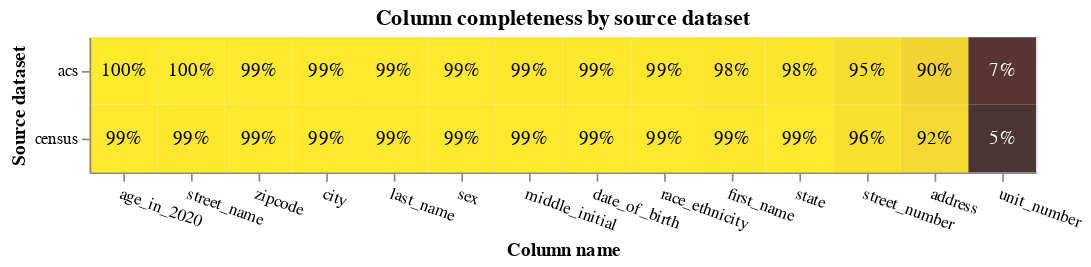

Notebook cell for this chart:
### Markdown cell above
It's usually a good idea to perform exploratory analysis on your data so you understand what's in each column and how often it's missing.

### Code cell
from splink import DuckDBAPI
from splink.exploratory import completeness_chart

completeness_chart(
    dfs,
    db_api=DuckDBAPI(),
    table_names_for_chart=["census", "acs"],
    cols=[
        "age_in_2020",
        "last_name",
        "sex",
        "middle_initial",
        "date_of_birth",
        "race_ethnicity",
        "first_name",
        "address",
        "street_number",
        "street_name",
        "unit_number",
        "city",
        "state",
        "zipcode",
    ],
)

### Figure 1 — Vega-Lite specification as saved in the notebook (floating-point values rounded to 4 significant figures)
{"config": {"view": {"continuousWidth": 400, "continuousHeight": 300}}, "layer": [{"mark": "rect", "encoding": {"color": {"field": "completeness", "legend": null, "scale": {"scheme": "darkred", "zero": true}, "type": "quantitative"}, "tooltip": [{"field": "source_dataset", "title": "Source dataset", "type": "nominal"}, {"field": "total_rows_inc_nulls", "format": ",", "title": "# of records", "type": "quantitative"}, {"field": "column_name", "title": "Column name", "type": "nominal"}, {"field": "total_null_rows", "format": ",", "title": "# of nulls", "type": "quantitative"}, {"field": "completeness", "format": ".1%", "type": "quantitative"}], "x": {"axis": {"labelAngle": 20}, "field": "column_name", "sort": {"field": "mean_comp", "order": "descending"}, "title": "Column name", "type": "nominal"}, "y": {"field": "source_dataset", "title": "Source dataset", "type": "nominal"}}, "title": "Column completeness by source dataset", "transform": [{"joinaggregate": [{"op": "mean", "field": "completeness", "as": "mean_comp"}], "groupby": ["column_name"]}]}, {"mark": {"type": "text"}, "encoding": {"color": {"condition": {"test": "datum['completeness'] < 0.5", "value": "white"}, "value": "black"}, "text": {"field": "completeness", "format": ".0%", "type": "quantitative"}, "x": {"axis": {"labelAngle": 0}, "field": "column_name", "sort": {"field": "mean_comp", "order": "descending"}, "type": "nominal"}, "y": {"field": "source_dataset", "type": "nominal"}}, "transform": [{"joinaggregate": [{"op": "mean", "field": "completeness", "as": "mean_comp"}], "groupby": ["column_name"]}]}], "data": {"name": "data-0652f7dfa9e8df75b32cc49b005b15f0"}, "height": {"step": 40}, "width": {"step": 40}, "$schema": "https://vega.github.io/schema/vega-lite/v5.9.3.json", "datasets": {"data-0652f7dfa9e8df75b32cc49b005b15f0": [{"source_dataset": "census", "column_name": "age_in_2020", "total_null_rows": 108, "total_rows_inc_nulls": 10231, "completeness": 0.9894}, {"source_dataset": "acs", "column_name": "age_in_2020", "total_null_rows": 0, "total_rows_inc_nulls": 201, "completeness": 1.0}, {"source_dataset": "census", "column_name": "last_name", "total_null_rows": 105, "total_rows_inc_nulls": 10231, "completeness": 0.9897}, {"source_dataset": "acs", "column_name": "last_name", "total_null_rows": 2, "total_rows_inc_nulls": 201, "completeness": 0.99}, {"source_dataset": "census", "column_name": "sex", "total_null_rows": 109, "total_rows_inc_nulls": 10231, "completeness": 0.9893}, {"source_dataset": "acs", "column_name": "sex", "total_null_rows": 2, "total_rows_inc_nulls": 201, "completeness": 0.99}, {"source_dataset": "census", "column_name": "middle_initial", "total_null_rows": 98, "total_rows_inc_nulls": 10231, "completeness": 0.9904}, {"source_dataset": "acs", "column_name": "middle_initial", "total_null_rows": 3, "total_rows_inc_nulls": 201, "completeness": 0.9851}, {"source_dataset": "census", "column_name": "date_of_birth", "total_null_rows": 99, "total_rows_inc_nulls": 10231, "completeness": 0.9903}, {"source_dataset": "acs", "column_name": "date_of_birth", "total_null_rows": 3, "total_rows_inc_nulls": 201, "completeness": 0.9851}, {"source_dataset": "census", "column_name": "race_ethnicity", "total_null_rows": 99, "total_rows_inc_nulls": 10231, "completeness": 0.9903}, {"source_dataset": "acs", "column_name": "race_ethnicity", "total_null_rows": 3, "total_rows_inc_nulls": 201, "completeness": 0.9851}, {"source_dataset": "census", "column_name": "first_name", "total_null_rows": 125, "total_rows_inc_nulls": 10231, "completeness": 0.9878}, {"source_dataset": "acs", "column_name": "first_name", "total_null_rows": 4, "total_rows_inc_nulls": 201, "completeness": 0.9801}, {"source_dataset": "census", "column_name": "address", "total_null_rows": 825, "total_rows_inc_nulls": 10231, "completeness": 0.9194}, {"source_dataset": "acs", "column_name": "address", "total_null_rows": 21, "total_rows_inc_nulls": 201, "completeness": 0.8955}, {"source_dataset": "census", "column_name": "street_number", "total_null_rows": 443, "total_rows_inc_nulls": 10231, "completeness": 0.9567}, {"source_dataset": "acs", "column_name": "street_number", "total_null_rows": 11, "total_rows_inc_nulls": 201, "completeness": 0.9453}, {"source_dataset": "census", "column_name": "street_name", "total_null_rows": 113, "total_rows_inc_nulls": 10231, "completeness": 0.989}, {"source_dataset": "acs", "column_name": "street_name", "total_null_rows": 1, "total_rows_inc_nulls": 201, "completeness": 0.995}, {"source_dataset": "census", "column_name": "unit_number", "total_null_rows": 9741, "total_rows_inc_nulls": 10231, "completeness": 0.04789}, {"source_dataset": "acs", "column_name": "unit_number", "total_null_rows": 186, "total_rows_inc_nulls": 201, "completeness": 0.07463}, {"source_dataset": "census", "column_name": "city", "total_null_rows": 102, "total_rows_inc_nulls": 10231, "completeness": 0.99}, {"source_dataset": "acs", "column_name": "city", "total_null_rows": 2, "total_rows_inc_nulls": 201, "completeness": 0.99}, {"source_dataset": "census", "column_name": "state", "total_null_rows": 102, "total_rows_inc_nulls": 10231, "completeness": 0.99}, {"source_dataset": "acs", "column_name": "state", "total_null_rows": 5, "total_rows_inc_nulls": 201, "completeness": 0.9751}, {"source_dataset": "census", "column_name": "zipcode", "total_null_rows": 92, "total_rows_inc_nulls": 10231, "completeness": 0.991}, {"source_dataset": "acs", "column_name": "zipcode", "total_null_rows": 2, "total_rows_inc_nulls": 201, "completeness": 0.99}]}}
